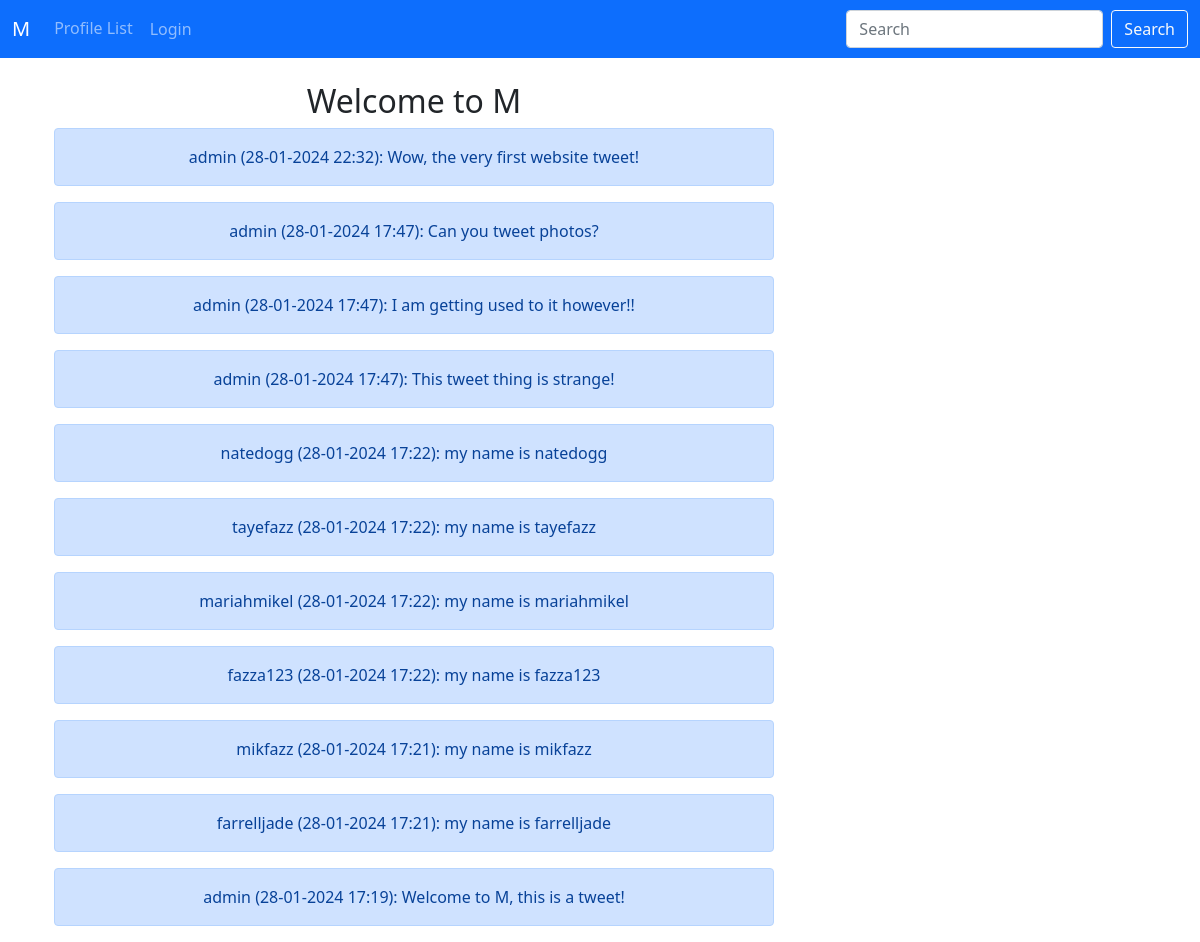
The page / on the database its author committed.
### m/models.py (models this page shows)
class Tweet(models.Model):
    user = models.ForeignKey(User, related_name="tweets", on_delete=models.DO_NOTHING)
    body = models.CharField(max_length=200)
    created_at = models.DateTimeField(auto_now_add=True)
    def __str__(self):
        return(
            f"{self.user} "
            f"({self.created_at:%d-%m-%Y %H:%M}): "
            f"{self.body}"
        )

### m/views.py (the view)
# urls.py: path('', views.home, name="home"),
def home(request):
    tweet = None  # Initialize tweet
    if request.user.is_authenticated:
        form = TweetForm(request.POST or None)
        if request.method == 'POST':
            if form.is_valid():
                tweet = form.save(commit=False)
                tweet.user = request.user
                tweet.save()
                messages.success(request, "Your tweet has been successfully posted...")
                return redirect('m:home')
        context = {
            'form': form,
            'tweet': tweet  # Include tweet only if it's defined
        }
        tweets = Tweet.objects.all().order_by("-created_at")
        context['tweets'] = tweets  # Add tweets to the context
        return render(request, "m/home.html", context)
    else:
        tweets = Tweet.objects.all().order_by("-created_at")
        context = {
            'tweets': tweets  # Add tweets to the context
        }
        return render(request, "m/home.html", context)

### m/templates/m/home.html (shortened to what this page needs)
{% extends 'm/base.html' %}
{% block content %}
<div class="container text-center">
  <div class="row">
    <div class="col-8">
      <h2>Welcome to M</h2>
      {% for tweet in tweets %}
      <div class="alert alert-primary" role="alert">
        {{ tweet }}
      </div>
      {% endfor %}
    </div>
    <div class="col-4">
      <br/><br/>
    </div>
  </div>
</div>
{% endblock %}

### rows shown on the page
Tweet: user+created_at+body "admin (28-01-2024 22:32): Wow, the very first website tweet!"
Tweet: user+created_at+body "admin (28-01-2024 17:47): Can you tweet photos?"
Tweet: user+created_at+body "admin (28-01-2024 17:47): I am getting used to it however!!"
Tweet: user+created_at+body "admin (28-01-2024 17:47): This tweet thing is strange!"
Tweet: user+created_at+body "natedogg (28-01-2024 17:22): my name is natedogg"
Tweet: user+created_at+body "tayefazz (28-01-2024 17:22): my name is tayefazz"
Tweet: user+created_at+body "mariahmikel (28-01-2024 17:22): my name is mariahmikel"
Tweet: user+created_at+body "fazza123 (28-01-2024 17:22): my name is fazza123"
Tweet: user+created_at+body "mikfazz (28-01-2024 17:21): my name is mikfazz"
Tweet: user+created_at+body "farrelljade (28-01-2024 17:21): my name is farrelljade"
Tweet: user+created_at+body "admin (28-01-2024 17:19): Welcome to M, this is a tweet!"
